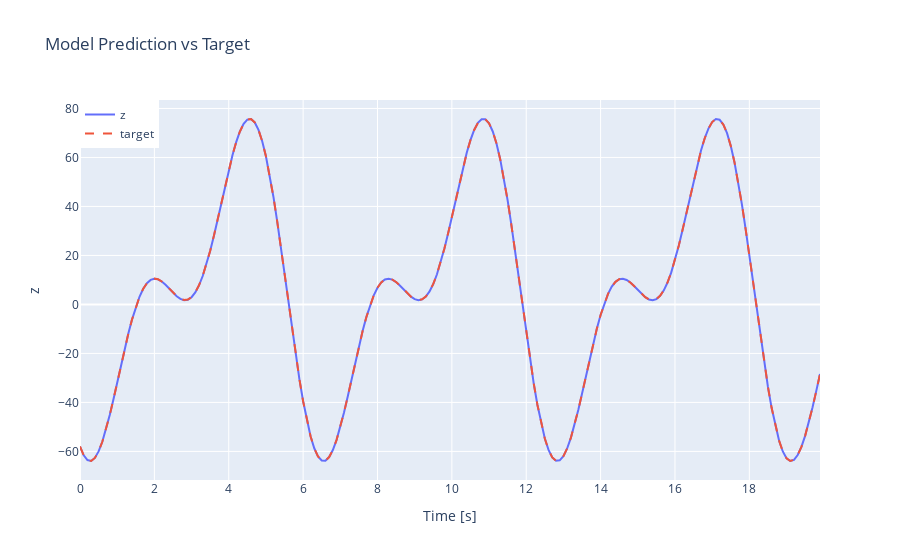

Notebook code cell kept with this figure:
### Code cell
# - - - - - - - - - - - - - - - - - - - - - - - - - - - - - - - - - - - - - - -
# Predict and plot the results of the trained model
# - - - - - - - - - - - - - - - - - - - - - - - - - - - - - - - - - - - - - - -

z = model.predict(input_data)

# Create a figure
fig = go.Figure()

# Add traces for z and target
fig.add_trace(go.Scatter(x=t_vect, y=z.reshape(-1), mode='lines', name='z'))
fig.add_trace(go.Scatter(x=t_vect, y=target[0, :, 0], mode='lines', name='target', line=dict(dash='dash')))

# Update layout
fig.update_layout(
    title="Model Prediction vs Target",
    xaxis_title="Time [s]",
    yaxis_title="z",
    legend=dict(x=0, y=1, traceorder="normal"),
)

# Show the figure
fig.show()

### Figure 1 — Plotly figure (JSON) as saved in the notebook; plotly's stock layout.template omitted (floating-point values rounded to 4 significant figures; data arrays with more than 128 entries replaced by an {"elided": "..."} marker saying what was removed)
{"data": [{"mode": "lines", "name": "z", "type": "scatter", "x": {"elided": "200 float values"}, "y": {"elided": "200 float values"}}, {"line": {"dash": "dash"}, "mode": "lines", "name": "target", "type": "scatter", "x": {"elided": "200 float values"}, "y": {"elided": "200 float values"}}], "layout": {"legend": {"traceorder": "normal", "x": 0, "y": 1}, "title": {"text": "Model Prediction vs Target"}, "xaxis": {"title": {"text": "Time [s]"}}, "yaxis": {"title": {"text": "z"}}}}
